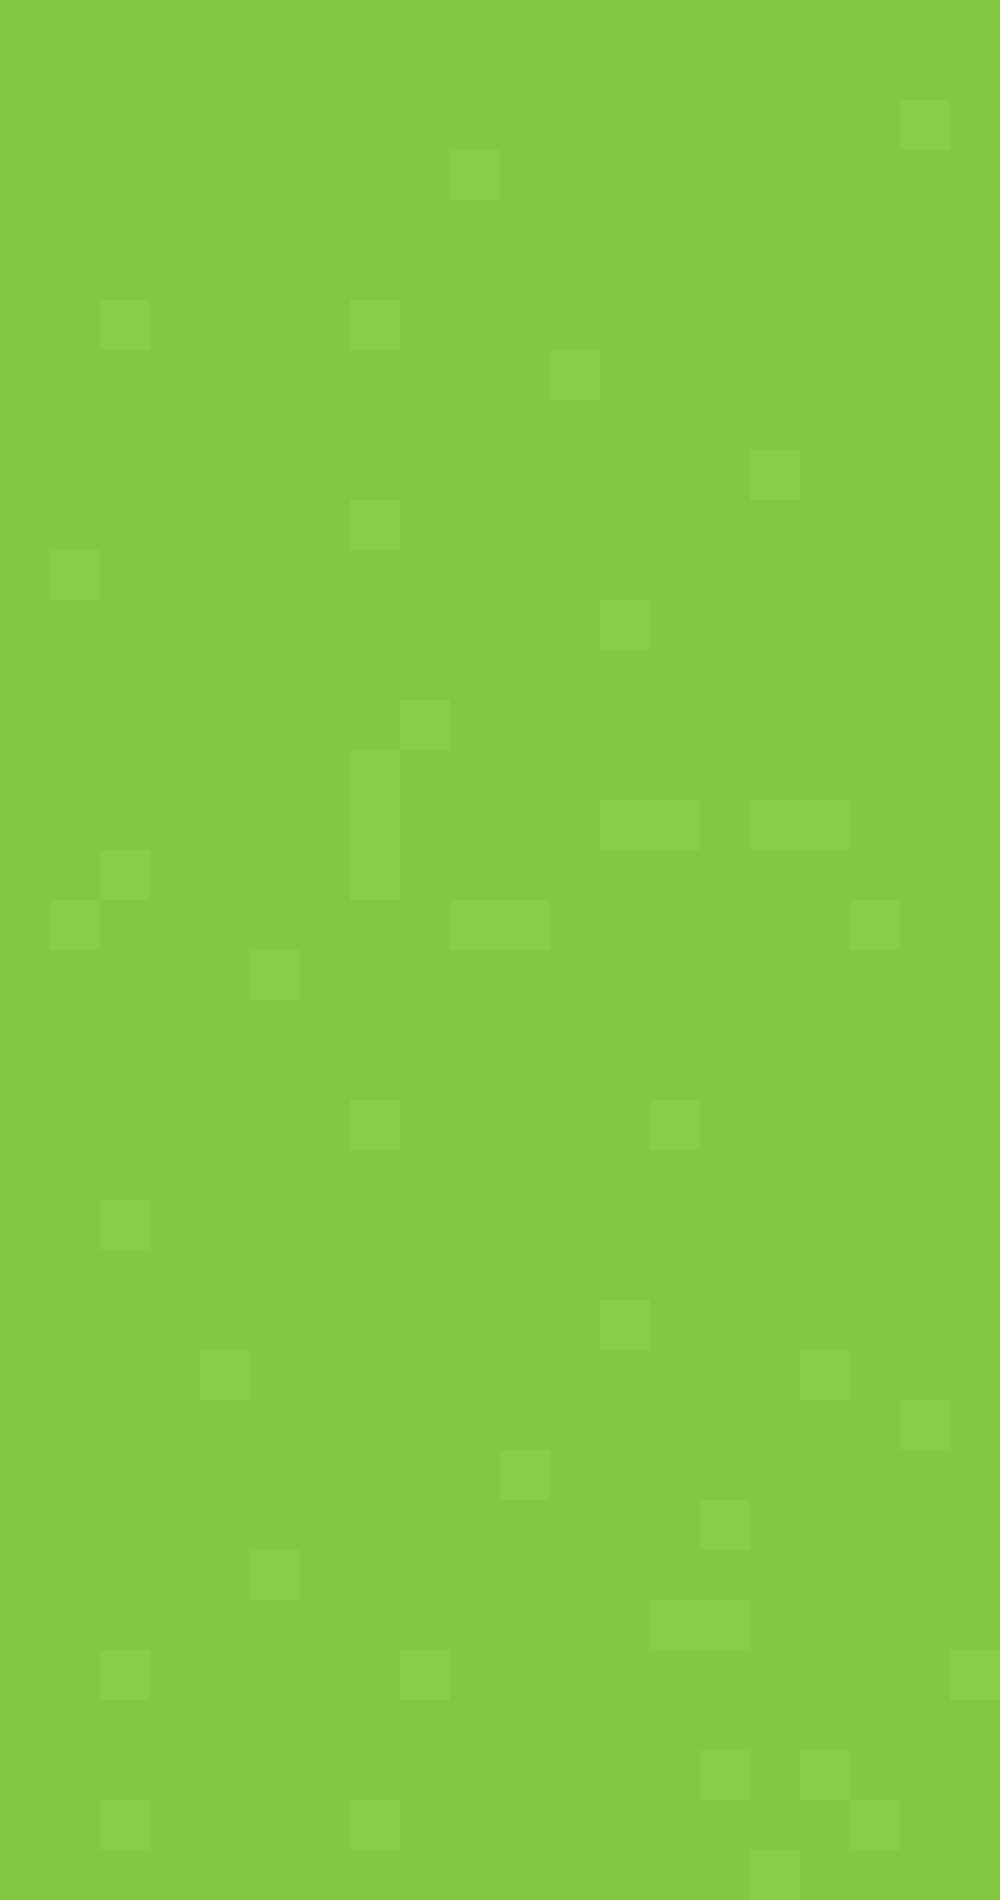

This game map was drawn from its Tiled (.tmx) file and the tilesets committed beside it. A one-line description and the trimmed map source follow:
An orthogonal 20x38 tile map with 50x50 px tiles, 1 tile layer (mode1Bg).

<map version="1.0" orientation="orthogonal" renderorder="right-down" width="20" height="38" tilewidth="50" tileheight="50">
 <tileset firstgid="1" name="mode1Bg" tilewidth="50" tileheight="50">
  <image source="mode1Tree.png" width="500" height="500" />
 </tileset>
 <layer name="mode1Bg" width="20" height="38">
  <data>[760 cells, 760 non-empty, 2 distinct tile ids]</data>
 </layer>
</map>
